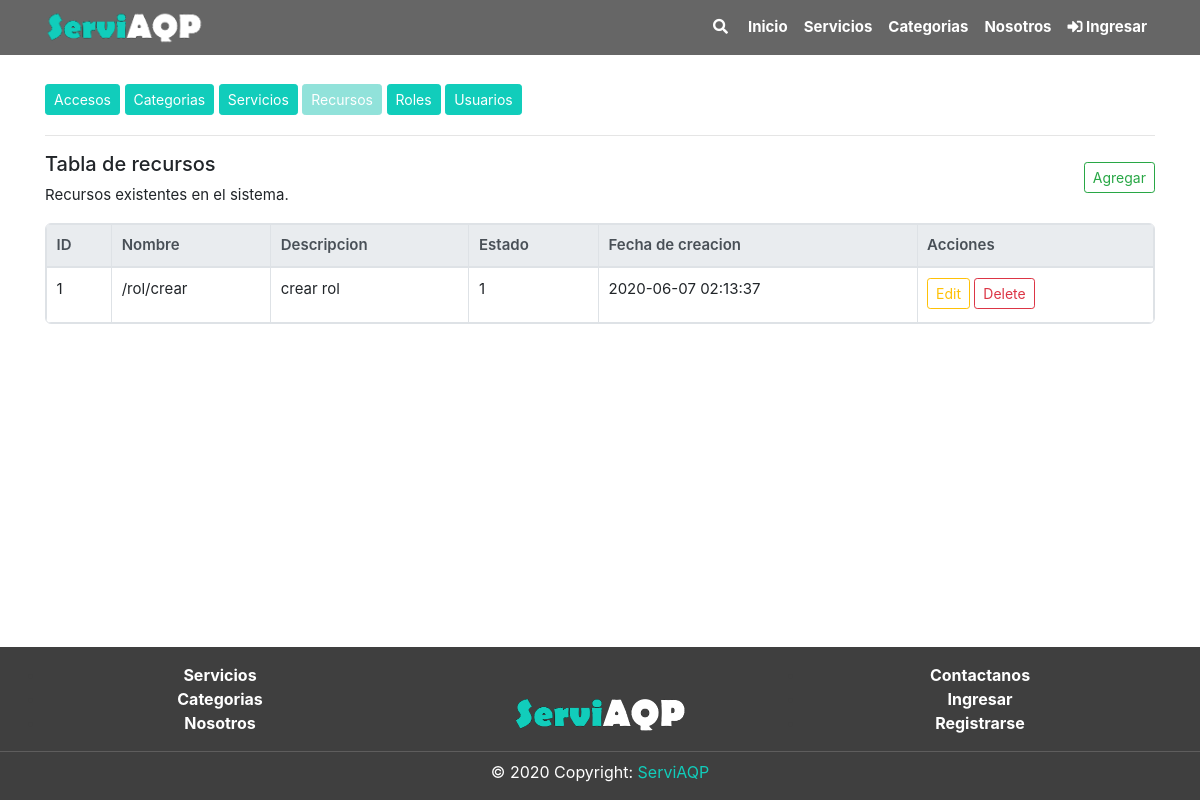
The app's page /recurso/index.php, older data.
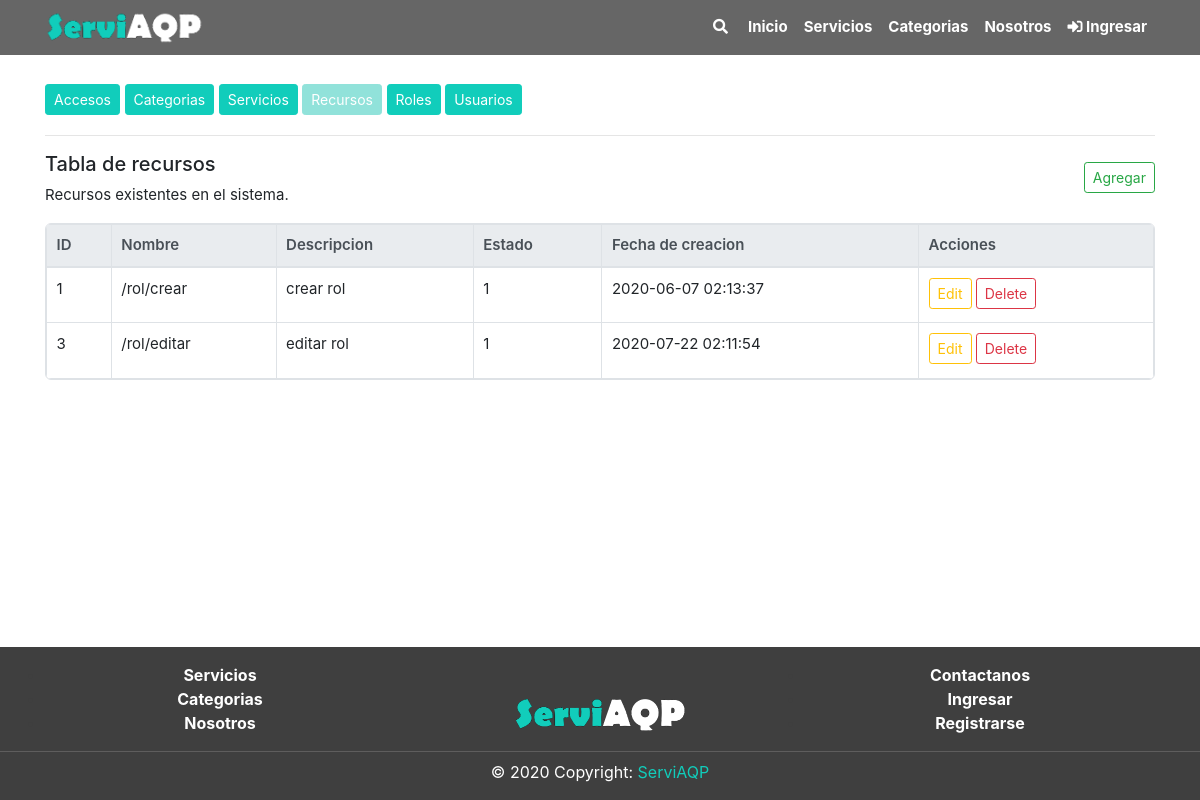
The same page, newer data.
### tables this page shows
CREATE TABLE `recurso` (
  `RecId` int(11) NOT NULL,
  `RecNom` varchar(50) NOT NULL,
  `RecDes` text NOT NULL,
  `RecEstReg` int(11) NOT NULL DEFAULT 1,
  `RecFecCre` timestamp NOT NULL DEFAULT current_timestamp()
);

### includes/global_variable.php (called while the page is built)
<?php
$dirEjec = "/ServiAQP";
?>

### recurso/index.php (the view, shortened to what this page needs)
<?php
include("../includes/global_variable.php");
include("../includes/header.php");
?>
<div class="section">
	<div class="container pt-4">
		<div class="mb-2">
			<a href="<?= $dirEjec ?>/acceso" class="btn btn-primary btn-sm mb-1">Accesos</a>
			<a href="<?= $dirEjec ?>/categorias/tabla.php" class="btn btn-primary btn-sm mb-1">Categorias</a>
			<a href="<?= $dirEjec ?>/servicios/tabla.php" class="btn btn-primary btn-sm mb-1">Servicios</a>
			<a href="<?= $dirEjec ?>/recurso" class="btn btn-primary btn-sm mb-1  btn-disabled disabled">Recursos</a>
			<a href="<?= $dirEjec ?>/rol" class="btn btn-primary btn-sm mb-1">Roles</a>
			<a href="<?= $dirEjec ?>/usuario" class="btn btn-primary btn-sm mb-1">Usuarios</a>
		</div>
		<hr class="mt-3">
		<div class="mt-3 row">
			<div class="col-10 ">
				<h5>Tabla de recursos</h5>
				<p>Recursos existentes en el sistema.</p>
			</div>
			<div class="col-2 align-self-center mb-3">
				<?php
				include("crud_recurso/add.php");
				?>
			</div>
		</div>
		<div>
			<?php
			$query = "SELECT * FROM RECURSO";
			$resultProduct = mysqli_query($conn, $query);
			if (mysqli_num_rows($resultProduct) > 0) {
			?>
				<div class="table-responsive table-bordered tb">
					<table class='table'>
						<thead class="thead-light">
							<th>ID</th>
							<th>Nombre</th>
							<th>Descripcion</th>
							<th>Estado</th>
							<th>Fecha de creacion</th>
							<th>Acciones</th>
						</thead>
						<tbody>
							<?php
							while ($row = mysqli_fetch_array($resultProduct)) {
							?>
								<tr>
									<td><?php echo $row['RecId'] ?></td>
									<td><?php echo $row['RecNom'] ?></td>
									<td><?php echo $row['RecDes'] ?></td>
									<td><?php echo $row['RecEstReg'] ?></td>
									<td><?php echo $row['RecFecCre'] ?></td>
									<td>
										<button type="button" onclick="edit_recurso(<?php echo $row['RecId'] ?>)" class="btn btn-outline-warning btn-sm mb-1" data-toggle="modal" data-target="#editModal" data-whatever="@mdo">Edit</button>
										<a href="crud_recurso/delete.php?id=<?php echo $row['RecId'] ?>" class="btn btn-outline-danger btn-sm mb-1">
											Delete
										</a>
									</td>
								</tr>
							<?php } ?>
						</tbody>
					</table>
				</div>
			<?php } else { ?>
				<p>No hay elementos</p>
			<?php } ?>
		</div>
	</div>
</div>
<?php
include("../includes/footer.php");
?>

Row changes from the older to the newer data that the page shows:
added recurso: RecId "3", RecNom "/rol/editar", RecDes "editar rol", RecEstReg "1", RecFecCre "2020-07-22 02:11:54"
